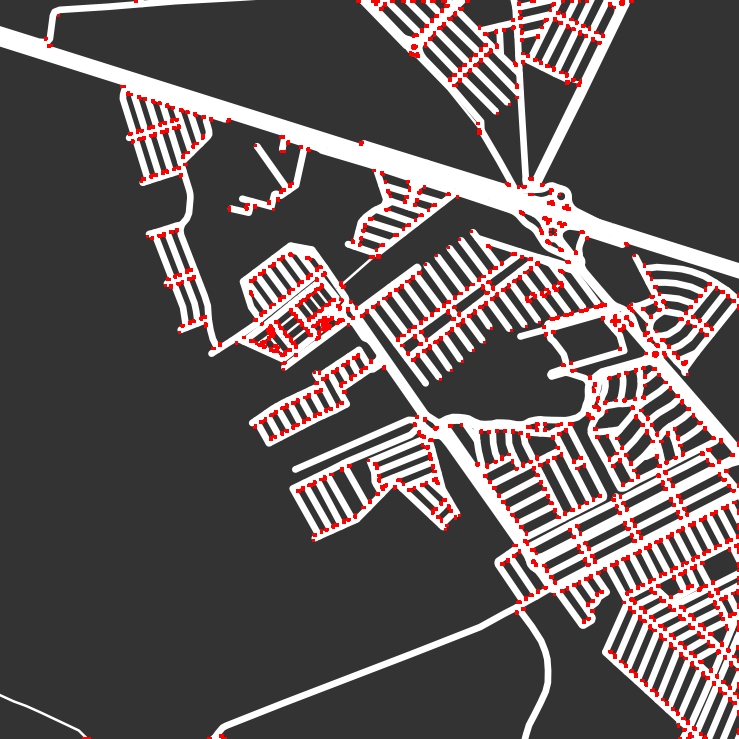
#> input picture corner_dataset/street-map-01.png, 739 x 739 px
$ python main.py -path_dataset corner_dataset -path_save_dataset out.png
#> lines starting #> are read from the running program, lines starting #| are printed output that depends on the picture; after the words box and inside, x2 and y2 are one past the last pixel; in counts of white or black regions, pixels touching at a corner belong together
### harris_corner_detector.py

import cv2
import numpy as np
from skimage.io import imread

class HarrisCornerDetector:

    def __init__(self, image_bgr, image_gray, kernel_size):

        self.image_bgr = image_bgr
        self.image_gray = image_gray
        self.kernel_size = kernel_size

    def generator(self):

        gray = np.float32(self.image_gray)

        dst = cv2.cornerHarris(gray, 2, 3, 0.04)


        #result is dilated for marking the corners, not important
        dst = cv2.dilate(dst, None)

        # Threshold for an optimal value, it may vary depending on the image.
        img = self.image_bgr.copy()

        img[dst > 0.01*dst.max()] = [255, 0, 0]

        return img

### main.py
import os
import argparse
import cv2
import numpy as np
from skimage.io import imread
import matplotlib.pyplot as plt
from scipy import signal as sig
from skimage.color import rgb2gray
from harris_corner_detector import HarrisCornerDetector

class ImageGenerator:

    def __init__(self, path_dataset):
        self.path_dataset = path_dataset

        # self.image_paths = []


    def generator(self):

        image_names = os.listdir(path_dataset)
        images_arr = []
        image_bgr_arr = []
        for image in image_names:
            image_bgra = imread(os.path.join(path_dataset, image))
#> image_bgra is the input picture: shape (739, 739, 3); mean R, G, B 100.9, 91.8, 91.8
            image_bgr = cv2.cvtColor(image_bgra, cv2.COLOR_BGRA2BGR)
            image_bgr_arr.append(image_bgr)
            image_gray = cv2.cvtColor(image_bgr, cv2.COLOR_BGR2GRAY)
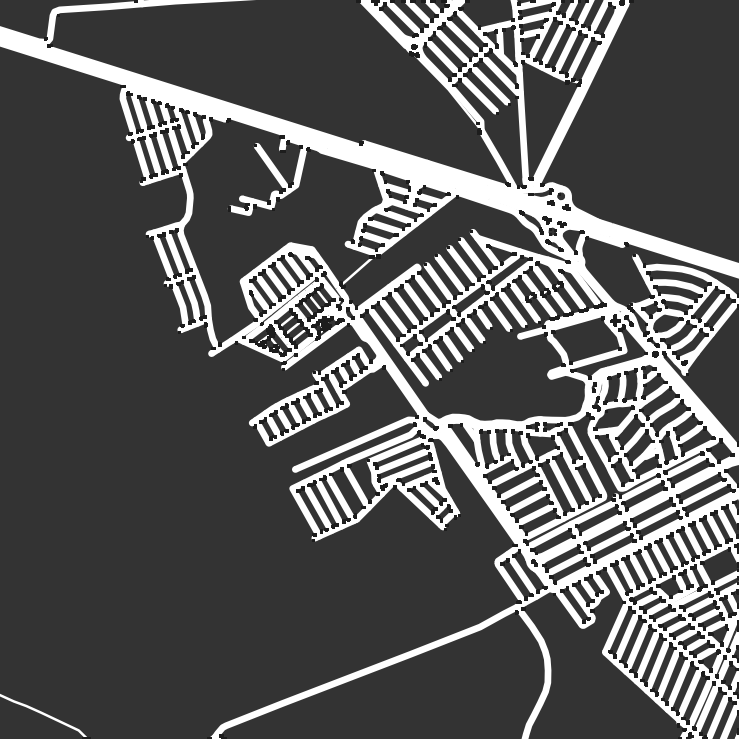
#> image_gray: shape (739, 739); min 29, max 255, mean 92.8
            images_arr.append(image_gray)
#> pass 2 of the loop in generator, `for image in image_names:`:
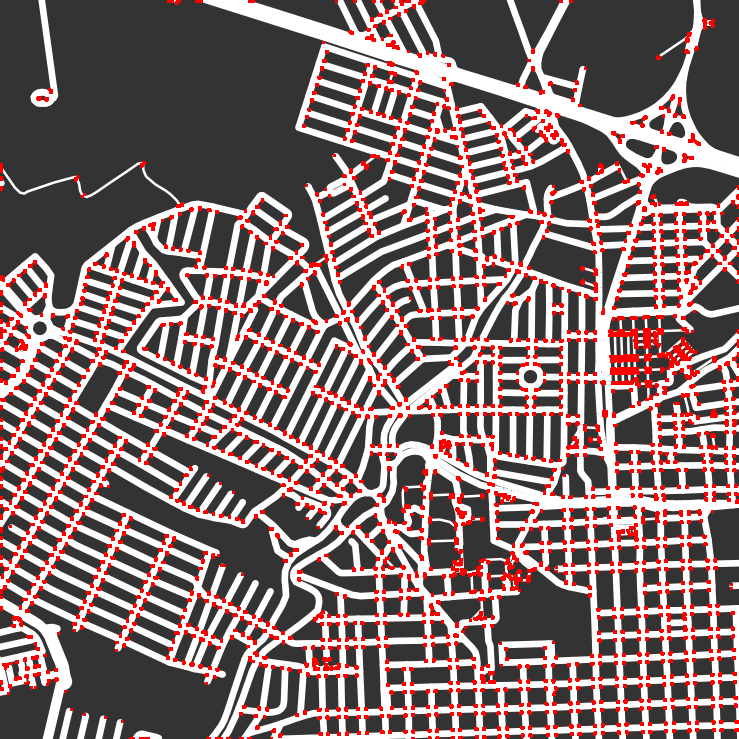
#> input picture corner_dataset/street-map-02.png, 739 x 739 px
#> in generator, image_bgra is the input picture: shape (739, 739, 3); mean R, G, B 139.8, 117.3, 117.3
#> in generator, `image_gray = cv2.cvtColor(image_bgr, cv2.COLOR_BGR2GRAY)`:
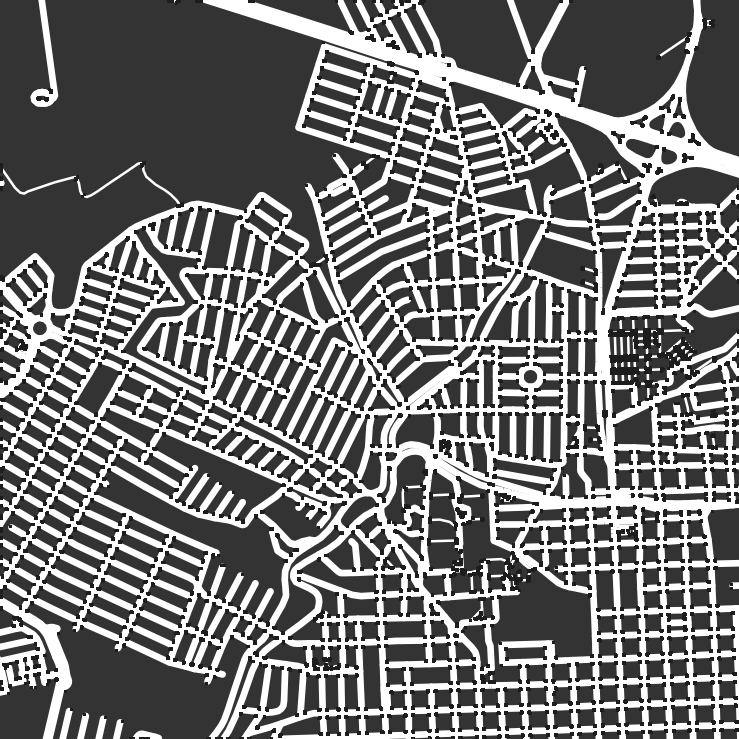
#> image_gray: shape (739, 739); min 29, max 255, mean 119.9

        images_arr = np.array(images_arr)
        image_bgr_arr = np.array(image_bgr_arr)

        return image_bgr_arr, images_arr, image_names


if __name__ == '__main__':
    parser = argparse.ArgumentParser(description="Application of Haris Corner Detector to street map dataset")

    parser.add_argument("-path_dataset", action="store", required=True, help="The dataset of image to find the interest point of each image", dest="path_dataset")
    parser.add_argument("-path_save_dataset", action="store", required=True,
                        help="The path to save the corner detector of each image", dest="path_save_dataset")

    arguments = parser.parse_args()

    path_dataset = arguments.path_dataset
    path_save_dataset = arguments.path_save_dataset

    dataset_generator = ImageGenerator(path_dataset)

    image_bgr_arr, dataset, image_names = dataset_generator.generator()
#> image_names = ['street-map-01.png', 'street-map-02.png']

    for id, img in enumerate(dataset):
        hcd = HarrisCornerDetector(image_bgr_arr[id], img, 5)
        img = hcd.generator()
#> in generator, `dst = cv2.cornerHarris(gray, 2, 3, 0.04)`:
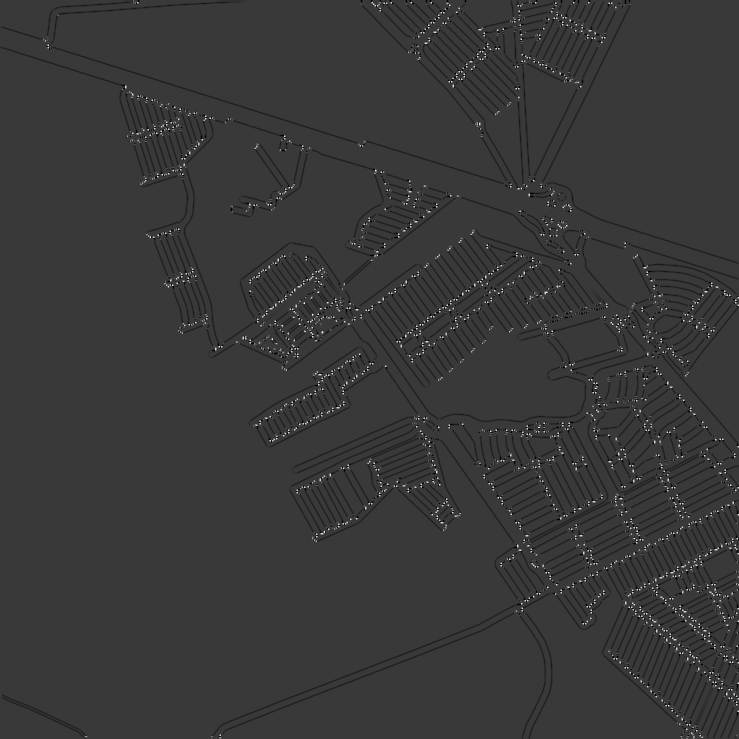
#> dst: shape (739, 739) float32; min -104350312, max 355497184, mean -1209440.2; drawn with min black and max white
#> in generator, `dst = cv2.dilate(dst, None)`:
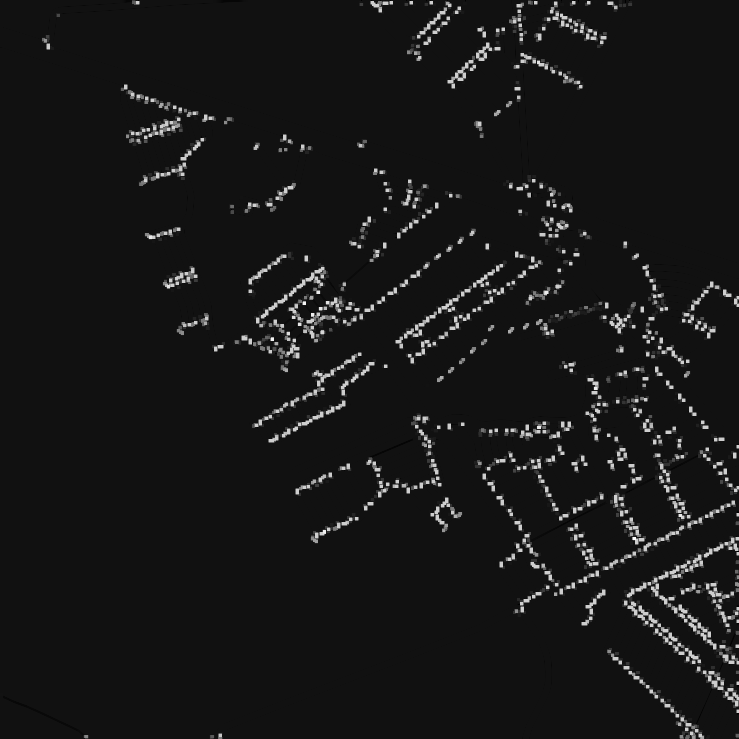
#> dst: shape (739, 739) float32; min -26087578, max 355497184, mean 10061809; drawn with min black and max white
#> in generator, `img[dst > 0.01*dst.max()] = [255, 0, 0]`:
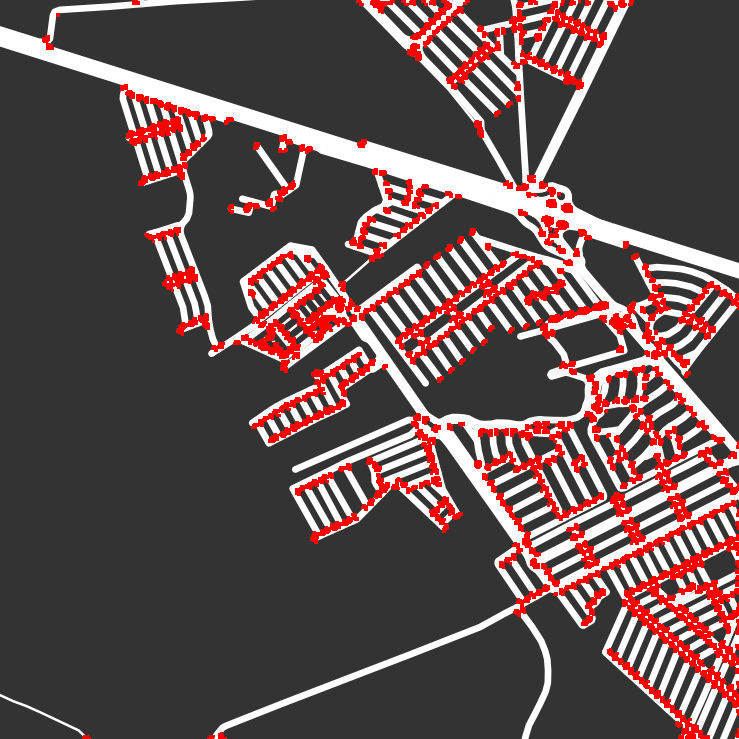
#> img: shape (739, 739, 3); 4.71% of pixels changed, all inside (x1, y1, x2, y2) = (42, 0, 739, 739)
        img = cv2.cvtColor(img, cv2.COLOR_BGR2RGB)
        # print(np.expand_dims(threshold_image, axis=2).shape)
        # break
        cv2.imwrite(os.path.join(path_save_dataset, image_names[id]), img)
#> pass 2 of the loop `for id, img in enumerate(dataset):`:
#> in generator (call 2), `img[dst > 0.01*dst.max()] = [255, 0, 0]`:
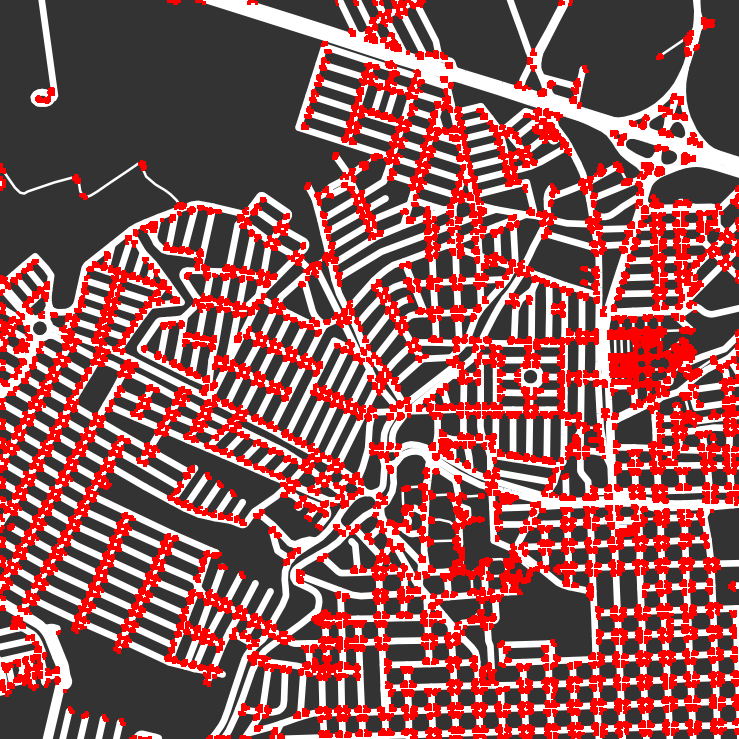
#> img: shape (739, 739, 3); 13.05% of pixels changed, all inside (x1, y1, x2, y2) = (0, 0, 739, 739)
